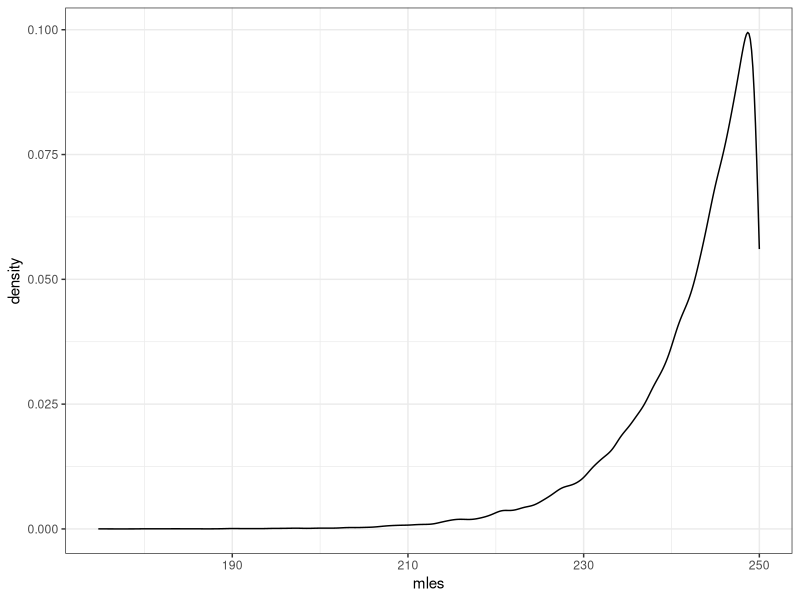
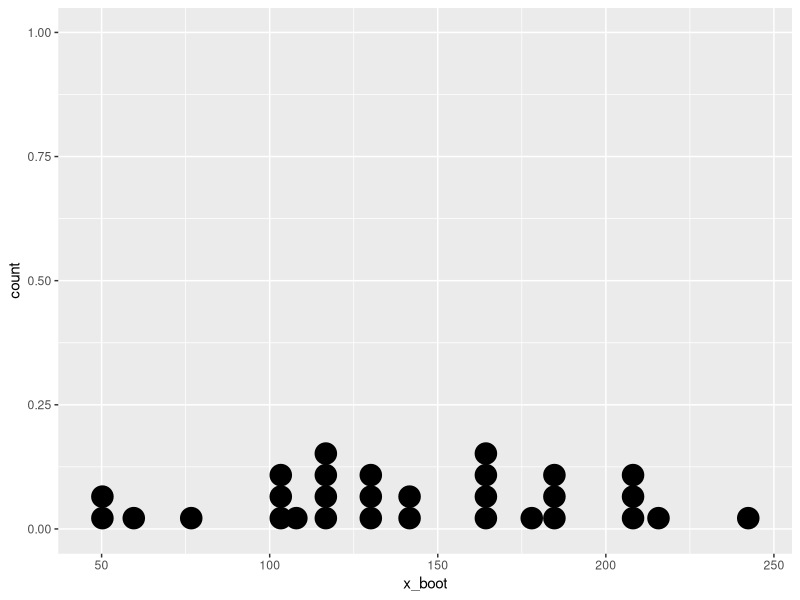
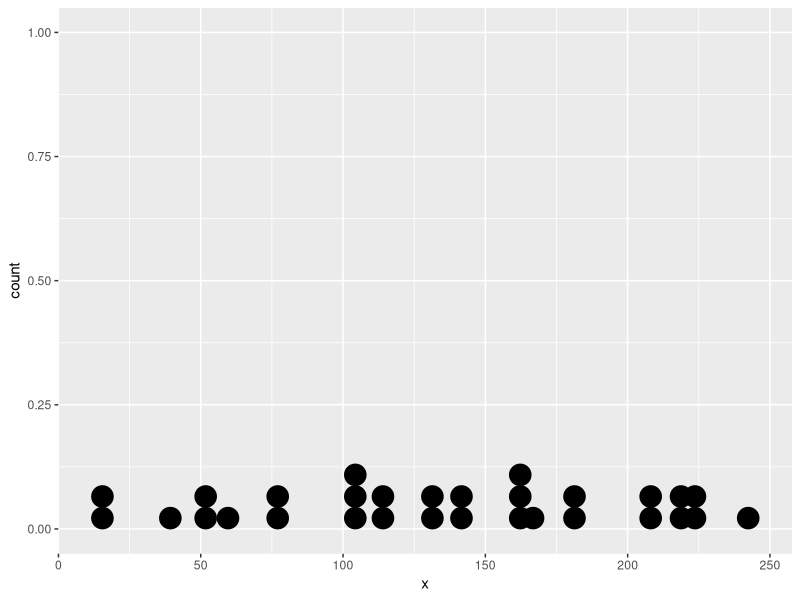
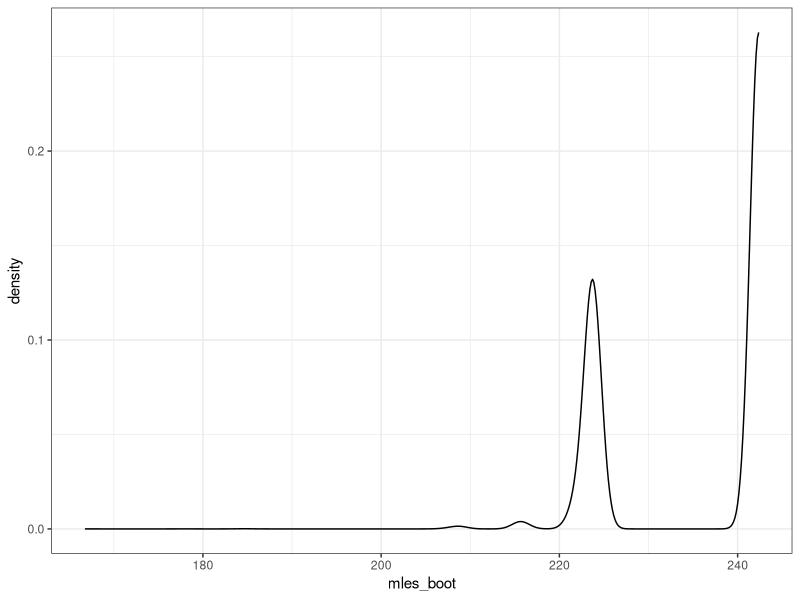
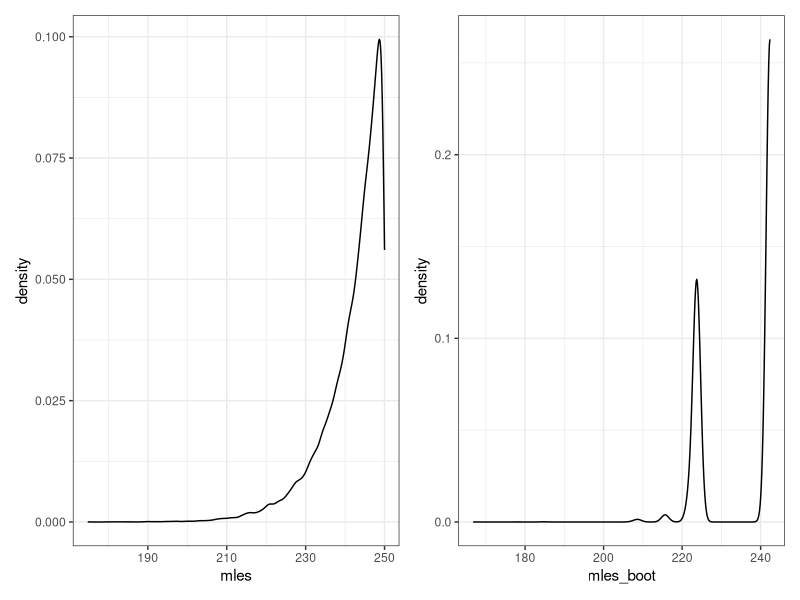

Reproduce these figures in R, in order. (Note: this script raises an error after producing the figures.)
## ---- chunk 1
knitr::opts_chunk$set(message = FALSE, fig.align = "center", 
                      warning = FALSE, fig.height = 5.5)
library(tidyverse)
## ---- chunk 2
set.seed(501)
n <- 30
theta <- 250
it <- 50000
mles <- rep(NA, it)

for (i in 1:it) {
  x <- runif(n, 0, theta)
  mles[i] <- max(x)
}
## ---- chunk 3
data.frame(mles) %>%
  ggplot(aes(x = mles)) +
  geom_density() +
  theme_bw()
## ---- chunk 4
x <- runif(n, 0, theta)
x_boot <- sample(x, size = n, replace = TRUE)
## ---- chunk 5
x_boot
## ---- chunk 6
x
## ---- chunk 7
data.frame(x_boot) %>%
  ggplot(aes(x = x_boot)) +
  geom_dotplot()
## ---- chunk 8
data.frame(x) %>%
  ggplot(aes(x = x)) +
  geom_dotplot()
## ---- chunk 9
B <- 50000
mles_boot <- rep(NA, B)
for (i in 1:B) {
  x_boot <- sample(x, size = n, replace = TRUE)
  mles_boot[i] <- max(x_boot)
}
## ---- chunk 10
data.frame(mles_boot) %>%
  ggplot(aes(x = mles_boot)) +
  geom_density() +
  theme_bw()
## ---- chunk 11
p1 <- data.frame(mles) %>%
  ggplot(aes(x = mles)) +
  geom_density() +
  theme_bw()

p2 <- data.frame(mles_boot) %>%
  ggplot(aes(x = mles_boot)) +
  geom_density() +
  theme_bw()

library(patchwork)
p1 + p2
## ---- chunk 12
knitr::include_graphics("figs/boot-a.png")
## ---- chunk 13
knitr::include_graphics("figs/boot-b.png")
## ---- chunk 14
data.frame(mles) %>%
  ggplot(aes(x = mles)) +
  geom_density() +
  theme_bw()
## ---- chunk 15
mean(mles) - theta
## ---- chunk 16
data.frame(mles_boot) %>%
  ggplot(aes(x = mles_boot)) +
  geom_density() +
  theme_bw()
## ---- chunk 17
mean(mles_boot) - max(x)
## ---- chunk 18
n/(n + 1) * theta - theta
